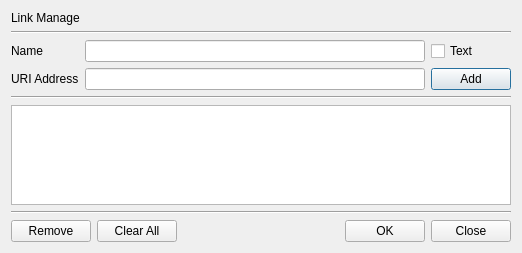
<?xml version="1.0" encoding="UTF-8"?>
<ui version="4.0">
 <class>LinkManDlg</class>
 <widget class="QDialog" name="LinkManDlg">
  <property name="geometry">
   <rect>
    <x>0</x>
    <y>0</y>
    <width>518</width>
    <height>253</height>
   </rect>
  </property>
  <property name="windowTitle">
   <string>Link Manage Window</string>
  </property>
  <layout class="QVBoxLayout" name="verticalLayout">
   <item>
    <widget class="QLabel" name="label">
     <property name="text">
      <string>Link Manage</string>
     </property>
    </widget>
   </item>
   <item>
    <widget class="Line" name="line_2">
     <property name="orientation">
      <enum>Qt::Horizontal</enum>
     </property>
    </widget>
   </item>
   <item>
    <layout class="QGridLayout" name="gridLayout_2">
     <property name="topMargin">
      <number>0</number>
     </property>
     <item row="1" column="0">
      <widget class="QLabel" name="label_3">
       <property name="text">
        <string>URI Address</string>
       </property>
      </widget>
     </item>
     <item row="1" column="1">
      <widget class="QLineEdit" name="mURIText"/>
     </item>
     <item row="0" column="0">
      <widget class="QLabel" name="Name">
       <property name="text">
        <string>Name</string>
       </property>
      </widget>
     </item>
     <item row="0" column="1">
      <widget class="QLineEdit" name="mNameText"/>
     </item>
     <item row="1" column="2">
      <widget class="QPushButton" name="mAddBtn">
       <property name="text">
        <string>Add</string>
       </property>
      </widget>
     </item>
     <item row="0" column="2">
      <widget class="QCheckBox" name="mTextCheck">
       <property name="text">
        <string>Text</string>
       </property>
      </widget>
     </item>
    </layout>
   </item>
   <item>
    <widget class="Line" name="line_3">
     <property name="orientation">
      <enum>Qt::Horizontal</enum>
     </property>
    </widget>
   </item>
   <item>
    <widget class="QTableWidget" name="mLinkTable">
     <property name="minimumSize">
      <size>
       <width>500</width>
       <height>0</height>
      </size>
     </property>
    </widget>
   </item>
   <item>
    <widget class="Line" name="line">
     <property name="orientation">
      <enum>Qt::Horizontal</enum>
     </property>
    </widget>
   </item>
   <item>
    <layout class="QGridLayout" name="gridLayout">
     <item row="0" column="1">
      <widget class="QPushButton" name="mClearAllBtn">
       <property name="text">
        <string>Clear All</string>
       </property>
      </widget>
     </item>
     <item row="0" column="3">
      <widget class="QPushButton" name="mOKBtn">
       <property name="text">
        <string>OK</string>
       </property>
      </widget>
     </item>
     <item row="0" column="4">
      <widget class="QPushButton" name="mCloseBtn">
       <property name="text">
        <string>Close</string>
       </property>
      </widget>
     </item>
     <item row="0" column="2">
      <spacer name="horizontalSpacer">
       <property name="orientation">
        <enum>Qt::Horizontal</enum>
       </property>
       <property name="sizeHint" stdset="0">
        <size>
         <width>40</width>
         <height>20</height>
        </size>
       </property>
      </spacer>
     </item>
     <item row="0" column="0">
      <widget class="QPushButton" name="mRemoveBtn">
       <property name="text">
        <string>Remove</string>
       </property>
      </widget>
     </item>
    </layout>
   </item>
  </layout>
 </widget>
 <tabstops>
  <tabstop>mNameText</tabstop>
  <tabstop>mTextCheck</tabstop>
  <tabstop>mURIText</tabstop>
  <tabstop>mAddBtn</tabstop>
  <tabstop>mLinkTable</tabstop>
  <tabstop>mRemoveBtn</tabstop>
  <tabstop>mClearAllBtn</tabstop>
  <tabstop>mOKBtn</tabstop>
  <tabstop>mCloseBtn</tabstop>
 </tabstops>
 <resources/>
 <connections/>
</ui>
